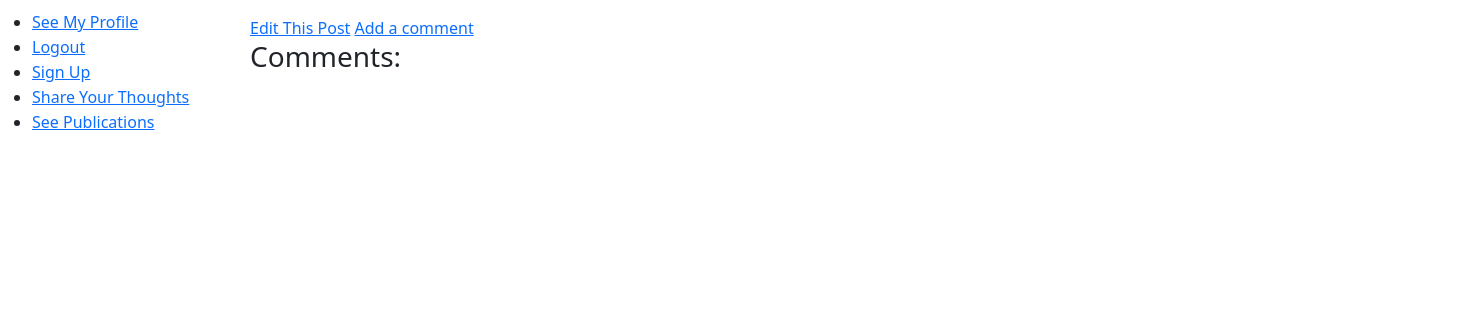
/Publication/asdteas?title=yellow book&id=2, run on an earlier commit of the app's database.
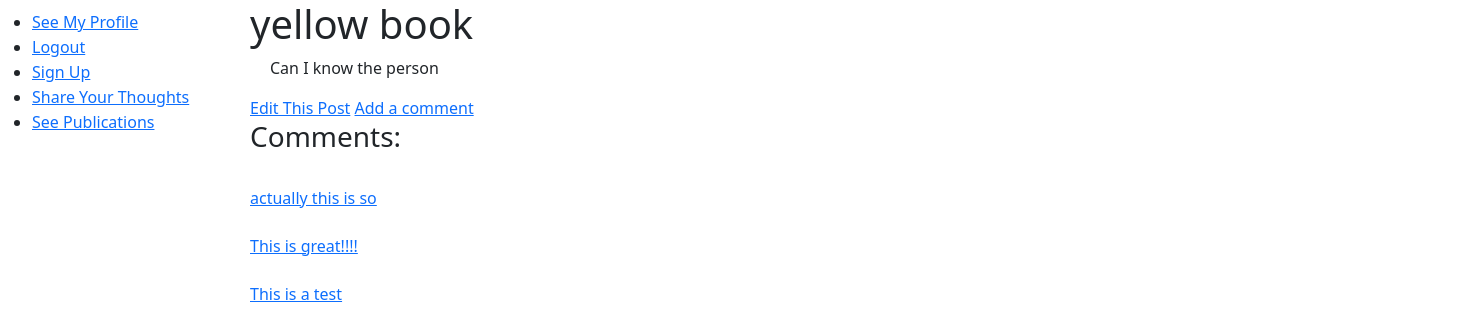
And on a later commit of the database.
### tables this page shows
CREATE TABLE IF NOT EXISTS `publication` (
  `publication_id` int(11) NOT NULL AUTO_INCREMENT,
  `profile_id` int(11) NOT NULL,
  `publication_title` varchar(50) NOT NULL,
  `publication_text` varchar(500) NOT NULL,
  `timestamp` timestamp NOT NULL DEFAULT current_timestamp() ON UPDATE current_timestamp(),
  `publication_status` tinyint(1) NOT NULL,
  PRIMARY KEY (`publication_id`,`profile_id`),
  KEY `FK_Profile_ID_profile` (`profile_id`)
);

CREATE TABLE IF NOT EXISTS `publication_comment` (
  `publication_comment_id` int(11) NOT NULL AUTO_INCREMENT,
  `profile_id` int(11) NOT NULL,
  `publication_id` int(11) NOT NULL,
  `comment_text` varchar(250) NOT NULL,
  `timestamp` timestamp NOT NULL DEFAULT current_timestamp() ON UPDATE current_timestamp(),
  PRIMARY KEY (`publication_comment_id`,`profile_id`)
);

### index.php (called while the page is built, shortened)
<?php
require('app/core/init.php');
new App();

### app/core/Controller.php (called while the page is built, shortened)
<?php
class Controller{
	function view($name, $data=null){
		include('app/views/' . $name . '.php');
	}
}

### app/controllers/Publication.php (called while the page is built, shortened)
<?php
class Publication extends \app\core\Controller {
	public function viewPublicationLinks(){
		$publication = new \app\models\Publication();
		$publication = $publication->getByPubId($_GET['id']);
		$comment = new \app\controllers\Comment();
		$this->view('Publication/asdteas', $publication);
		$comment->createPublicPublicationLinks();
	}
}

### app/core/App.php (called while the page is built, shortened)
<?php
class App{
    private $routes = [];
    public function addRoute($url,$handler){
        $url = preg_replace('/{([^\/]+)}/', '(?<$1>[^\/]+)', $url);
        $this->routes[$url] = $handler;
    }
    public function resolve($url){
        $matches = [];
        foreach ($this->routes as $routePattern => $controllerMethod) {
            if(preg_match("#^$routePattern$#", $url, $matches)){
                $namedParams = array_filter($matches,
                    function($key) {
                        return !is_numeric($key);
                    }
                    , ARRAY_FILTER_USE_KEY);
                return [$controllerMethod, $namedParams];
            }
        }
        return false;
    }
    function __construct(){
        $url = $_GET['url'];
        [$controllerMethod, $namedParams] = $this->resolve($url);
        [$controller,$method]=explode(',', $controllerMethod);
        $controllerInstance = new $controller();
        call_user_func_array([$controllerInstance, $method], $namedParams);
    }
}

### app/models/Publication.php (called while the page is built, shortened)
<?php
class Publication extends \app\core\Model{
	public function getByPubId($publication_id){
		$SQL = 'SELECT * FROM publication WHERE publication_id = :publication_id';
		$STMT = self::$_conn->prepare($SQL);
		$STMT->execute(
			['publication_id'=>$publication_id]
		);
		$STMT->setFetchMode(PDO::FETCH_CLASS,'app\models\Publication');
		return $STMT->fetch();
	}
}

### app/core/autoload.php (called while the page is built, shortened)
<?php
spl_autoload_register(
    function($class_name){
        $class_name = str_replace('\\', DIRECTORY_SEPARATOR, $class_name);
        if(file_exists($class_name.'.php')){
            return true;
        }
        else
        {
            return false;
        }
    }
);

### app/core/Model.php (called while the page is built, shortened)
<?php
class Model{
	public function __construct(){
		$host = 'localhost';
		$dbname = 'assignment2_database';
		$user = 'root';
		$pass = '';
	}
}

### app/models/Comment.php (called while the page is built, shortened)
<?php
class Comment extends \app\core\Model{
    public function getAllComments($publication_id){
		$SQL = 'SELECT * FROM publication_comment WHERE publication_id = :publication_id ORDER BY timestamp DESC';
		$STMT = self::$_conn->prepare($SQL);
		$STMT->execute(['publication_id'=>$publication_id]);
		$STMT->setFetchMode(PDO::FETCH_CLASS,'app\models\Comment');
		return $STMT->fetchAll();
	}
}

### app/controllers/Comment.php (the view, shortened to what this page needs)
<?php
class Comment extends \app\core\Controller {
	public function createPublicPublicationLinks(){
		$comment = new \app\models\Comment();
		$result = $comment->getAllComments($_SESSION['publication_id']);
		foreach ($result as $comment) {
			$comment_id = $comment->publication_comment_id;
			$sum_of_text = substr($comment->comment_text, 0,20);
			echo "<a href='../Comment/index?commentId=$comment_id'>$sum_of_text</a><br>";
		}
	}
}

### app/core/init.php (shortened to what this page needs)
<?php
require('app/core/App.php');
require('app/core/Controller.php');
require('app/core/autoload.php');
?>
<html>
  <head>
    <link rel="stylesheet" href="../resources/style.css">
    <link href="https://cdn.jsdelivr.net/npm/bootstrap@5.3.3/dist/css/bootstrap.min.css" rel="stylesheet">
    <link rel="stylesheet" href="../resources/style.css">
  </head>
  <nav>
    <ul>
      <li><a href="../Profile/index">See My Profile</a></li>
      <li><a href="../User/logout">Logout</a></li>
      <li><a href="../User/register">Sign Up</a></li>
      <li><a href="../Publication/aaa">Share Your Thoughts</a></li>
      <li><a href="../Publication/index">See Publications</a></li>
    </ul>
  </nav>
</html>

### app/views/Publication/asdteas.php
<html>
  <body>
      <dl>
        <dt class="displayTitleWords"><h1><?= $data->publication_title ?></h1><dt>
		    <dd class="displayWords"><?= $data->publication_text ?></dd>
      </dl>
      <a href="/Publication/edit">Edit This Post</a>
      <a href="/Comment/create">Add a comment</a>
      <h3>Comments:</h3>
  </body>
</html>

### resources/style.css (style rules this page uses)
ul { position: fixed; top: 10; left: 0; }
li { height: 25px; }
body { position: relative; left: 250px; }
.displayTitleWords { width: 500px }
.displayWords { margin-left: 20px; width: 500px }

What changed in the data, as far as the page shows it:
added publication: publication_text "Can I know the person"
added publication_comment: comment_text "actually this is so"
added publication_comment: comment_text "This is great!!!!"
added publication_comment: comment_text "This is a test"
